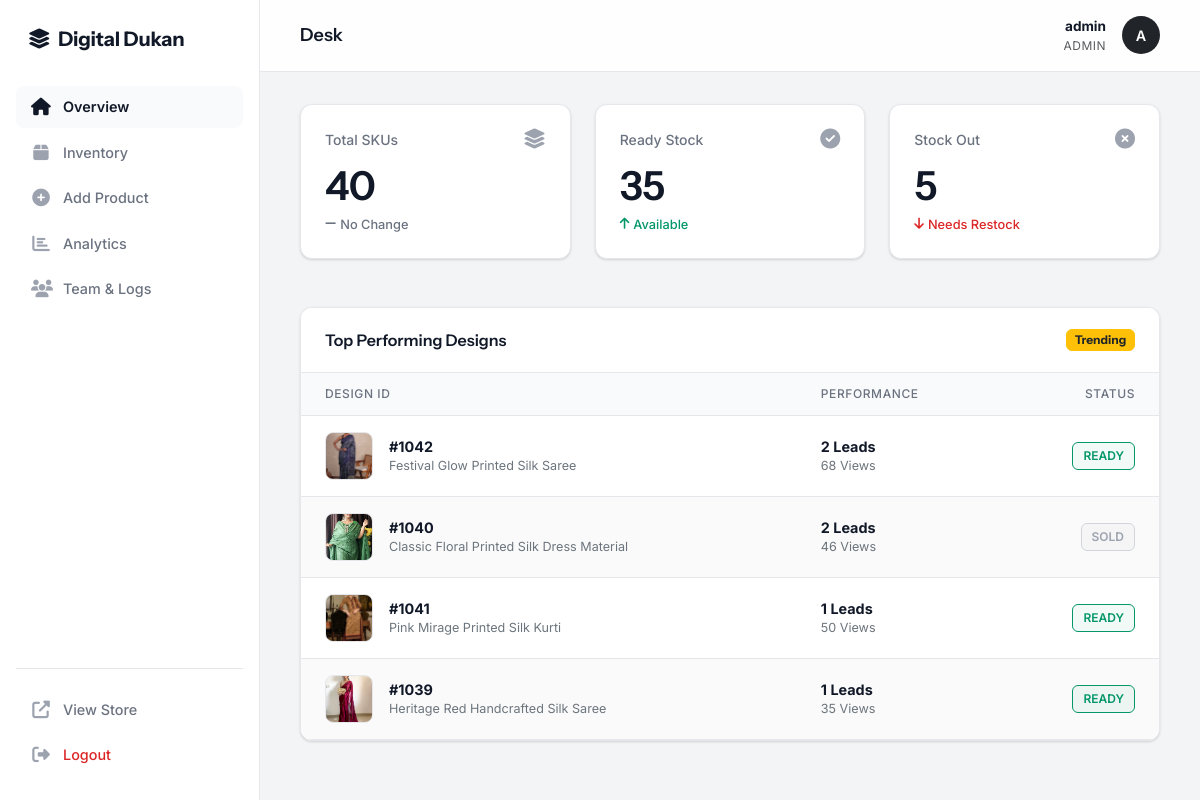
The page /admin (signed in) on the database its author committed.
### app.py (models this page shows, shortened)
class User(UserMixin, db.Model):
    id = db.Column(db.Integer, primary_key=True)
    username = db.Column(db.String(100), unique=True, nullable=False)
    password = db.Column(db.String(100), nullable=False)
    role = db.Column(db.String(20), default='client')

class Product(db.Model):
    id = db.Column(db.Integer, primary_key=True)
    name = db.Column(db.String(100), nullable=False)
    design_no = db.Column(db.String(50), nullable=False)
    category = db.Column(db.String(50), nullable=True)
    material_type = db.Column(db.String(50), nullable=True)
    work_type = db.Column(db.String(50), nullable=True)
    color = db.Column(db.String(50), nullable=True) # New Field (v7.5)
    image_file = db.Column(db.String(100), nullable=False)
    stock_status = db.Column(db.String(20), default='READY')
    stock_count = db.Column(db.Integer, default=0)
    views = db.Column(db.Integer, default=0)
    whatsapp_clicks = db.Column(db.Integer, default=0)
    @property
    def image(self):
        return self.image_file
    @property
    def stock(self):
        return self.stock_status
    @property
    def product_category(self):
        return self.category
    @property
    def view_count(self):
        return self.views
    @property
    def inquiry_count(self):
        return self.whatsapp_clicks

### app.py (the view, shortened to what this page needs)
@app.route('/admin', methods=['GET', 'POST'])
@login_required
def admin():
    if current_user.role == 'client':
        return 'Access Denied!'
    sort_by = request.args.get('sort', 'newest')
    products_query = Product.query
    if sort_by == 'most_viewed':
        products_query = products_query.order_by(Product.views.desc(), Product.id.desc())
    elif sort_by == 'most_inquired':
        products_query = products_query.order_by(Product.whatsapp_clicks.desc(), Product.id.desc())
    elif sort_by == 'stock_out':
        products_query = products_query.filter(Product.stock_status == 'Sold Out').order_by(Product.id.desc())
    else: # newest
        products_query = products_query.order_by(Product.id.desc())
    products = products_query.all()
    all_users = User.query.order_by(User.id.desc()).all() if current_user.role == 'admin' else []
    recent_activities = (
        ActivityLog.query.order_by(ActivityLog.activity_date.desc()).limit(50).all()
        if current_user.role == 'admin'
        else []
    )
    trending_products, trending_mode = get_trending_products(limit=4)
    top_categories = []
    top_fabrics = []
    top_work_types = []
    if current_user.role == 'admin':
        today = datetime.now()
        start_of_month = datetime(today.year, today.month, 1)
        def get_monthly_stats(group_by_col):
            return db.session.query(
                group_by_col,
                func.sum(Product.views).label('total_views'),
                func.sum(Product.whatsapp_clicks).label('total_clicks')
            ).group_by(group_by_col).order_by(
                (func.sum(Product.views)*1 + func.sum(Product.whatsapp_clicks)*5).desc()
            ).limit(5).all()
        top_categories_data = get_monthly_stats(Product.category)
        _max_cat = max([ (item.total_views + item.total_clicks*5) for item in top_categories_data ]) if top_categories_data else 0
        max_score_cat = _max_cat if _max_cat > 0 else 1
        top_categories = []
        for item in top_categories_data:
            score = item.total_views + item.total_clicks * 5
            percent = (score / max_score_cat) * 100
            top_categories.append((item[0], score, percent))
        top_fabrics_data = get_monthly_stats(Product.material_type)
        _max_fab = max([ (item.total_views + item.total_clicks*5) for item in top_fabrics_data ]) if top_fabrics_data else 0
        max_score_fab = _max_fab if _max_fab > 0 else 1
        top_fabrics = []
        for item in top_fabrics_data:
            score = item.total_views + item.total_clicks * 5
            percent = (score / max_score_fab) * 100
            top_fabrics.append((item[0], score, percent))
        top_work_types_data = get_monthly_stats(Product.work_type)
        _max_work = max([ (item.total_views + item.total_clicks*5) for item in top_work_types_data ]) if top_work_types_data else 0
        max_score_work = _max_work if _max_work > 0 else 1
        top_work_types = []
        for item in top_work_types_data:
            score = item.total_views + item.total_clicks * 5
            percent = (score / max_score_work) * 100
            top_work_types.append((item[0], score, percent))
    total_skus = Product.query.count()
    ready_stock_count = Product.query.filter((Product.stock_status == 'In Stock') | (Product.stock_status == 'READY') | (Product.stock_status == None)).count()
    sold_out_count = Product.query.filter(Product.stock_status == 'Sold Out').count()
    ready_stock_count = total_skus - sold_out_count # simpler and safer
    return render_template(
        'admin.html',
        products=products,
        total_skus=total_skus,
        ready_stock_count=ready_stock_count,
        sold_out_count=sold_out_count,
        all_users=all_users,
        recent_activities=recent_activities,
        trending_products=trending_products,
        trending_mode=trending_mode,
        work_type_options=WORK_TYPE_OPTIONS,
        product_category_options=PRODUCT_CATEGORY_OPTIONS,
        material_type_options=MATERIAL_TYPE_OPTIONS,
        top_categories=top_categories,
        top_fabrics=top_fabrics,
        top_work_types=top_work_types
    )

### app.py (called while the page is built)
def normalize_whatsapp_number(contact_number: str) -> str:
    return ''.join(ch for ch in contact_number if ch.isdigit())

@login_manager.user_loader
def load_user(user_id):
    return db.session.get(User, int(user_id))

@app.context_processor
def inject_global_template_data():
    shop = app.config.get('SHOP_SETTINGS', DEFAULT_SETTINGS)
    return {
        'shop_settings': shop,
        'whatsapp_no': normalize_whatsapp_number(shop.get('contact_number', '')),
        'work_type_options': WORK_TYPE_OPTIONS,
        'product_category_options': PRODUCT_CATEGORY_OPTIONS,
        'asset_version': ASSET_VERSION,
    }

def get_trending_products(limit: int = 4):
    products = Product.query.order_by(
        (Product.views * 1 + Product.whatsapp_clicks * 5).desc(),
        Product.id.desc()
    ).limit(limit).all()
    has_data = any((p.views or 0) > 0 or (p.whatsapp_clicks or 0) > 0 for p in products)
    mode = 'smart_score' if has_data else 'recently_added'
    return products, mode

### templates/admin.html (shortened to what this page needs)
<!doctype html>
<html lang="en">
<head>
    <link href="https://cdn.jsdelivr.net/npm/bootstrap@5.3.0/dist/css/bootstrap.min.css" rel="stylesheet"/>
    <link rel="stylesheet" href="https://cdnjs.cloudflare.com/ajax/libs/font-awesome/6.4.0/css/all.min.css"/>
    <link rel="stylesheet" href="{{ url_for('static', filename='admin_dashboard.css') }}?v={{ asset_version }}">
</head>
<body>
    <div class="spa-wrapper">
        <nav class="admin-sidebar">
            <a href="#" class="sidebar-logo">
                <i class="fas fa-layer-group me-2" style="color: var(--primary-accent);"></i> Digital Dukan</span>
            </a>
            <div class="sidebar-nav">
                <a href="#" class="sidebar-nav-link active" onclick="switchView('overview', 'Desk', this)">
                    <i class="fas fa-home"></i> Overview
                </a>
                <a href="#" class="sidebar-nav-link" onclick="switchView('inventory', 'Inventory Manager', this)">
                    <i class="fas fa-box"></i> Inventory
                </a>
                <a href="#" class="sidebar-nav-link" onclick="switchView('upload', 'Product Entry', this)">
                    <i class="fas fa-plus-circle"></i> Add Product
                </a>
                <a href="#" class="sidebar-nav-link" onclick="switchView('market', 'Market Analytics', this)">
                    <i class="fas fa-chart-bar"></i> Analytics
                </a>
                <a href="#" class="sidebar-nav-link" onclick="switchView('users', 'System Users', this)">
                    <i class="fas fa-users"></i> Team & Logs
                </a>
            </div>
            <div class="sidebar-footer">
                <a href="{{ url_for('index') }}" class="sidebar-nav-link">
                    <i class="fas fa-external-link-alt"></i> View Store
                </a>
                <a href="{{ url_for('logout') }}" class="sidebar-nav-link" style="color: var(--danger-text);">
                    <i class="fas fa-sign-out-alt"></i> Logout
                </a>
            </div>
        </nav>
        <main class="admin-main">
            <header class="welcome-bar">
                <h1 class="page-title" id="page-title">Desk</h1>
                <div class="d-flex align-items-center">
                    <div class="text-end me-3 d-none d-md-block">
                        <div class="fw-bold" style="font-size: 0.85rem;">{{ current_user.username }}</div>
                        <div class="text-muted" style="font-size: 0.75rem; letter-spacing: 0.5px;">{{ current_user.role|upper }}</div>
                    </div>
                    <div class="rounded-circle bg-dark text-white d-flex align-items-center justify-content-center" style="width: 38px; height: 38px; font-weight: 600; font-size: 0.9rem;">
                        {{ current_user.username[0]|upper }}
                    </div>
                </div>
            </header>
            <div class="content-scroll-area">
                <div id="view-overview" class="admin-section active">
                    <div class="row g-4 mb-5">
                        <div class="col-md-4">
                            <div class="stat-card">
                                <div class="stat-header">
                                    <div class="stat-title">Total SKUs</div>
                                    <i class="fas fa-layer-group stat-icon"></i>
                                </div>
                                <div>
                                    <div class="stat-value">{{ total_skus }}</div>
                                    <div class="stat-trend neutral">
                                        <i class="fas fa-minus"></i> No Change
                                    </div>
                                </div>
                            </div>
                        </div>
                        <div class="col-md-4">
                            <div class="stat-card">
                                <div class="stat-header">
                                    <div class="stat-title">Ready Stock</div>
                                    <i class="fas fa-check-circle stat-icon"></i>
                                </div>
                                <div>
                                    <div class="stat-value">
                                        {{ ready_stock_count }}
                                    </div>
                                    <div class="stat-trend positive">
                                        <i class="fas fa-arrow-up"></i> Available
                                    </div>
                                </div>
                            </div>
                        </div>
                        <div class="col-md-4">
                            <div class="stat-card">
                                <div class="stat-header">
                                    <div class="stat-title">Stock Out</div>
                                    <i class="fas fa-times-circle stat-icon"></i>
                                </div>
                                <div>
                                    <div class="stat-value">
                                        {{ sold_out_count }}
                                    </div>
                                    <div class="stat-trend negative">
                                        <i class="fas fa-arrow-down"></i> Needs Restock
                                    </div>
                                </div>
                            </div>
                        </div>
                    </div>
                    {% if current_user.role == 'admin' %}
                    <div class="admin-card">
                        <div class="admin-card-header">
                            <span>Top Performing Designs</span>
                            <span class="badge bg-warning text-dark border border-warning">Trending</span>
                        </div>
                        <div class="table-container">
                            <table class="inventory-table">
                                <thead>
                                    <tr>
                                        <th>Design ID</th>
                                        <th>Performance</th>
                                        <th class="text-end">Status</th>
                                    </tr>
                                </thead>
                                <tbody>
                                    {% for product in trending_products %}
                                    <tr>
                                        <td>
                                            <div class="d-flex align-items-center">
                                                <img src="{{ url_for('static', filename='images/' + product.image) }}" class="table-img me-3">
                                                <div>
                                                    <div class="fw-bold">#{{ product.id + 1000 }}</div>
                                                    <div class="text-secondary small">{{ product.name }}</div>
                                                </div>
                                            </div>
                                        </td>
                                        <td>
                                            <div class="fw-bold">{{ product.inquiry_count or 0 }} Leads</div>
                                            <div class="text-secondary small">{{ product.view_count or 0 }} Views</div>
                                        </td>
                                        <td class="text-end">
                                             <a href="/toggle-stock/{{ product.id }}" class="ghost-badge {% if product.stock == 'In Stock' %}ready{% else %}sold{% endif %}">
                                                {{ 'READY' if product.stock == 'In Stock' else 'SOLD' }}
                                            </a>
                                        </td>
                                    </tr>
                                    {% else %}
                                    <tr><td colspan="3" class="text-center py-4 text-muted">No data available</td></tr>
                                    {% endfor %}
                                </tbody>
                            </table>
                        </div>
                    </div>
                    {% endif %}
                </div>
            </div>
        </main>
    </div>
</body>
</html>

### rows shown on the page
User: username "admin", role "ADMIN", username "A"
Product: image_file (picture), product.id+1000 "1042", name "Festival Glow Printed Silk Saree", whatsapp_clicks "2", views "68", stock_status "READY"
Product: image_file (picture), product.id+1000 "1040", name "Classic Floral Printed Silk Dress Material", whatsapp_clicks "2", views "46", stock_status "SOLD"
Product: image_file (picture), product.id+1000 "1041", name "Pink Mirage Printed Silk Kurti", whatsapp_clicks "1", views "50", stock_status "READY"
Product: image_file (picture), product.id+1000 "1039", name "Heritage Red Handcrafted Silk Saree", whatsapp_clicks "1", views "35", stock_status "READY"

### other values the page prints
{{ total_skus }} "40"
{{ ready_stock_count }} "35"
{{ sold_out_count }} "5"
